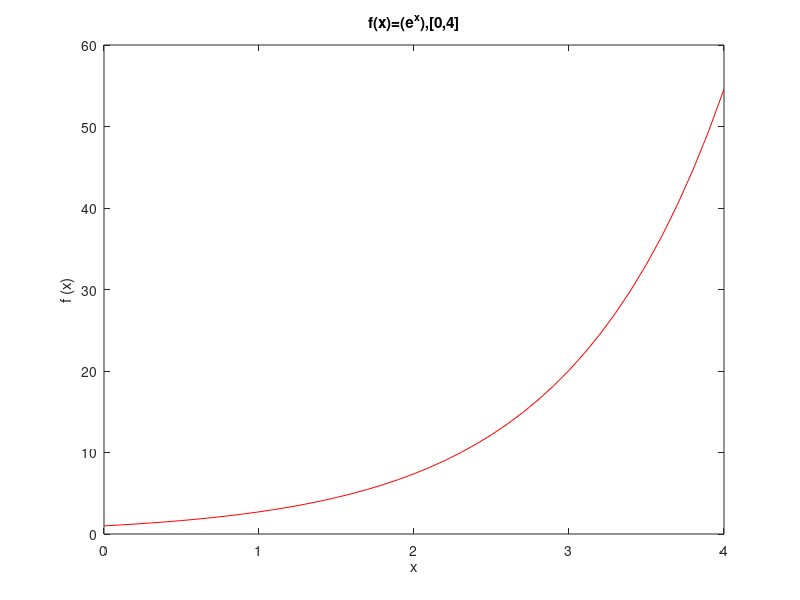

MATLAB code for this plot:
%Materia: Calculo Integral
%Nombre Del Alumno: Carlos Ricardo Vertiz
%correo electronico: carlosricardovertiz@gmail.com
%grupo: 3202

% Titulo: 1.5 TEOREMA DE EXISTENCIA
% Descripcion: grafica la funcion f(x)=(e^x),[0,4], ¿existe?

% limpiar variables
clear   
% f(e^x),[0,4]
% Rango de 0 a 4
e=2.718
x = 0: 0.1 : 4;
% Valor de la función 
y=e.^x;
% Dibujar x, y
plot (x, y, "r"); 
% Titulo
title ( "f(x)=(e^x),[0,4]" );

% Etiqueta para x
xlabel ( " x " );
% Etiqueta para y
ylabel ( " f (x) " );
